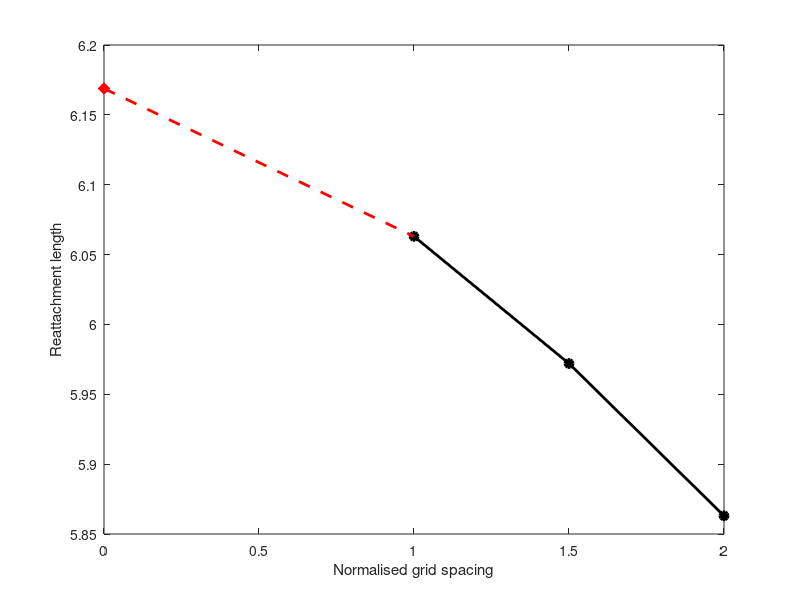

Write MATLAB code to recreate this figure.
clear all;
close all;
clc;

%% problem definition
% 2D domain size [m^2]
A = 76;

% number of cells
N = [inf, 18000, 8000, 4500];

% representative cell size
h = sqrt(A./N);

% reattachment length
f = [0, 6.063, 5.972, 5.863];

% order of convergence
p = 1.53;

%% computations
% refinement ratios
r32 = h(4)/h(3);
r21 = h(3)/h(2);

f(1) = ( r21^p*f(2) - f(3) )/( r21^p-1 );

eps32 = abs( (f(4)-f(3))/f(3) );
eps21 = abs( (f(3)-f(2))/f(2) );

GCI21 = 1.25*eps21/(r21^p-1);
GCI32 = 1.25*eps32/(r32^p-1);

AR = r21^p*GCI21/GCI32;


%% visualisation
figure(1)
plot(h(2:end)/h(2),f(2:end),'-ko','LineWidth',2,'MarkerFaceColor','black')
hold on
plot(h(1:2)/h(2),f(1:2),'r--','LineWidth',2)
plot(h(1),f(1),'rd','MarkerSize',8,'MarkerFaceColor','red')
xlabel('Normalised grid spacing')
ylabel('Reattachment length')

